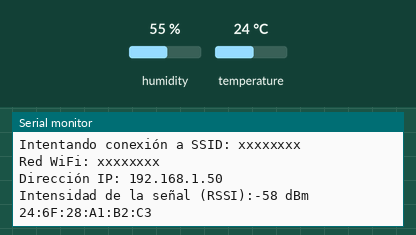
A sketch run on a simulated Arduino MKR. Parts: the last lines printed to the serial monitor. The inputs (shaded band) are chosen by the test bench; at power-on: humidity 55 %, temperature 24 °C. WiFi joins after 1.5 s; servers stay silent unless stated; uploads are accepted with an empty reply.

Above: at 12.7 s.
12.8 s: humidity set to 22 %
At 23.0 s:
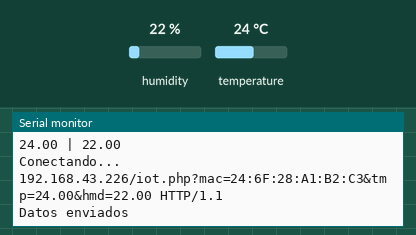
27.8 s: temperature set to 12 °C
At 31.93 s:
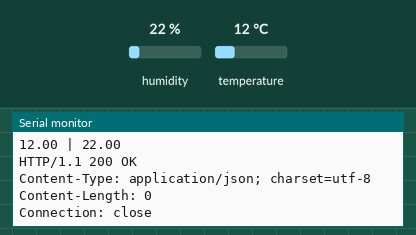
42.8 s: humidity set to 40 %
At 54.0 s:
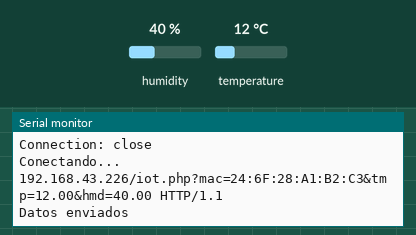

The sketch:

sketch.ino
```cpp
// Autor: mauricioge <mauricioge@gmail.com> 20/Ago/2019

#include <WiFi101.h>
#include <Adafruit_Sensor.h>
#include <DHT_U.h>
#include "secrets.h" // Info sensible en "secrets.h"

String mac;
String tmp;
String hmd;

int status = WL_IDLE_STATUS;

DHT_Unified dht(DHTPIN, DHTTYPE);
WiFiClient client;

// dirección del servidor al que enviará los datos
// char server[] = "iot-sandbox.000webhostapp.com";
char server[] = "192.168.43.226"; // dirección IP del servidor MySQL

// última vez que se conectó al servidor, en milisegundos
unsigned long lastConnectionTime = 0;

// delay entre actualizaciones, en milisegundos
const unsigned long postingInterval = 10L * 1000L;

void setup() {
  // inicializo el puerto serial
  Serial.begin(9600);
  // intenta conectarse a la red Wifi
  while (status != WL_CONNECTED)
  {
    Serial.print("Intentando conexión a SSID: ");
    Serial.println(SECRET_SSID);
    status = WiFi.begin(SECRET_SSID, SECRET_PASS);
    delay(10000);
  }

  printWiFiStatus();
  printMacAddress();

  dht.begin();
  sensor_t sensor;
  dht.temperature().getSensor(&sensor);
  dht.humidity().getSensor(&sensor);
}

void loop() {
  delay(10000);

  sensors_event_t event;

  // obtenemos temperatura
  dht.temperature().getEvent(&event);
  if (isnan(event.temperature)) {
    Serial.print(F("ND"));
    tmp = "ND";
  }
  else {
    tmp = event.temperature;
    Serial.print(tmp);
  }

  // obtenemos humedad
  dht.humidity().getEvent(&event);
  if (isnan(event.relative_humidity)) {
    Serial.print(F("ND"));
    hmd = "ND";
  }
  else {
    hmd = event.relative_humidity;
    Serial.print(F(" | "));
    Serial.println(hmd);
  }

  // Si hubiera datos entrantes de la conexión se
  // envían al puerto serial (solo para depurar)
  while (client.available()) {
    char c = client.read();
    Serial.write(c);
  }

  // 10 segs después de la última conexión, intente reconectar y envíe datos
  if (millis() - lastConnectionTime > postingInterval) {
    httpRequest();
  }
}

// envía la petición
void httpRequest() {
  // cierra cualquier conexión antes de enviar una nueva solicitud
  client.stop();
  client.flush();

  // si la conexión tiene éxito
  if (client.connect(server, 80)) {
    Serial.println("Conectando...");
    // envía la petición HTTP
    client.println("GET /iot.php?mac=" + mac + "&tmp=" + tmp + "&hmd=" + hmd + " HTTP/1.1");
    Serial.print(server);
    Serial.println("/iot.php?mac=" + mac + "&tmp=" + tmp + "&hmd=" + hmd + " HTTP/1.1");
    client.print("Host: ");
    client.println(server);
    client.println("User-Agent: MKR1000/1.0");
    client.println("Connection: close");
    client.println();
    Serial.println("Datos enviados");

    // registra la hora en que se realizó la última conexión
    lastConnectionTime = millis();
  }
  else {
    Serial.println("Intento de conexión fallido");
  }
}

void printWiFiStatus() // muestra el estado de la conexión WiFi
{
  Serial.print("Red WiFi: ");                     // muestra el SSID de la red a la que está conectado
  Serial.println(WiFi.SSID());

  IPAddress ip = WiFi.localIP();                  // muestra la dirección IP que le asignó el router
  Serial.print("Dirección IP: ");
  Serial.println(ip);

  long rssi = WiFi.RSSI();                        // muestra la potencia de la señal recibida
  Serial.print("Intensidad de la señal (RSSI):");
  Serial.print(rssi);
  Serial.println(" dBm");
}

void printMacAddress() // muestra la dirección MAC de la placa
{
  byte macB[6];
  WiFi.macAddress(macB);

  for (int i = 0; i < 6; i++)
  {
    String pos = String((uint8_t)macB[i], HEX);
    if (macB[i] <= 0xF) pos = "0" + pos;
    pos.toUpperCase();
    mac += pos;
    if (i < 5) mac += ":";
  }

  Serial.println(mac);
}
```

secrets.h
```cpp
#define SECRET_SSID "xxxxxxxx" // SSID: Red WiFi a la que se quiere conectar
#define SECRET_PASS "xxxxxxxx" // Contraseña (WPA)
#define DHTPIN 5               // Pin que recibe los datos del sensor
#define DHTTYPE DHT11          // Tipo de sensor: DHT11
```

Measured:
- after the input at 12.8 s, the serial monitor: prints a new line after 8.7 s (image 1)
- after the input at 27.8 s, the serial monitor: prints a new line after 3.9 s (image 2)
- after the input at 42.8 s, the serial monitor: prints a new line after 9.5 s (image 3)
